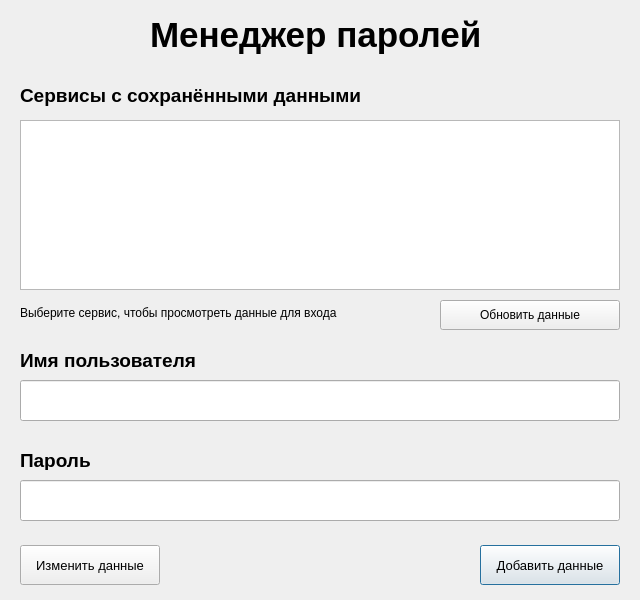
<?xml version="1.0" encoding="UTF-8"?>
<ui version="4.0">
 <class>MainWindow</class>
 <widget class="QDialog" name="MainWindow">
  <property name="geometry">
   <rect>
    <x>0</x>
    <y>0</y>
    <width>640</width>
    <height>600</height>
   </rect>
  </property>
  <property name="windowTitle">
   <string>Менеджер паролей</string>
  </property>
  <widget class="QLabel" name="password_label">
   <property name="geometry">
    <rect>
     <x>20</x>
     <y>450</y>
     <width>600</width>
     <height>20</height>
    </rect>
   </property>
   <property name="font">
    <font>
     <family>Segoe UI</family>
     <pointsize>14</pointsize>
     <weight>75</weight>
     <bold>true</bold>
    </font>
   </property>
   <property name="text">
    <string>Пароль</string>
   </property>
  </widget>
  <widget class="QLineEdit" name="username_line">
   <property name="geometry">
    <rect>
     <x>20</x>
     <y>380</y>
     <width>600</width>
     <height>41</height>
    </rect>
   </property>
   <property name="font">
    <font>
     <family>Segoe UI</family>
     <pointsize>12</pointsize>
    </font>
   </property>
  </widget>
  <widget class="QLabel" name="username_label">
   <property name="geometry">
    <rect>
     <x>20</x>
     <y>350</y>
     <width>600</width>
     <height>20</height>
    </rect>
   </property>
   <property name="font">
    <font>
     <family>Segoe UI</family>
     <pointsize>14</pointsize>
     <weight>75</weight>
     <bold>true</bold>
    </font>
   </property>
   <property name="text">
    <string>Имя пользователя</string>
   </property>
  </widget>
  <widget class="QLabel" name="services_guide">
   <property name="geometry">
    <rect>
     <x>20</x>
     <y>305</y>
     <width>600</width>
     <height>15</height>
    </rect>
   </property>
   <property name="font">
    <font>
     <family>Segoe UI</family>
     <pointsize>9</pointsize>
    </font>
   </property>
   <property name="text">
    <string>Выберите сервис, чтобы просмотреть данные для входа</string>
   </property>
  </widget>
  <widget class="QLabel" name="services_label">
   <property name="geometry">
    <rect>
     <x>20</x>
     <y>80</y>
     <width>600</width>
     <height>30</height>
    </rect>
   </property>
   <property name="font">
    <font>
     <family>Segoe UI</family>
     <pointsize>14</pointsize>
     <weight>75</weight>
     <bold>true</bold>
    </font>
   </property>
   <property name="text">
    <string>Сервисы с сохранёнными данными</string>
   </property>
  </widget>
  <widget class="QLabel" name="title_label">
   <property name="geometry">
    <rect>
     <x>150</x>
     <y>10</y>
     <width>350</width>
     <height>50</height>
    </rect>
   </property>
   <property name="font">
    <font>
     <family>Segoe UI</family>
     <pointsize>26</pointsize>
     <weight>75</weight>
     <bold>true</bold>
    </font>
   </property>
   <property name="layoutDirection">
    <enum>Qt::LeftToRight</enum>
   </property>
   <property name="text">
    <string>Менеджер паролей</string>
   </property>
  </widget>
  <widget class="QListWidget" name="services_widget">
   <property name="geometry">
    <rect>
     <x>20</x>
     <y>120</y>
     <width>600</width>
     <height>170</height>
    </rect>
   </property>
  </widget>
  <widget class="QLineEdit" name="password_line">
   <property name="geometry">
    <rect>
     <x>20</x>
     <y>480</y>
     <width>600</width>
     <height>41</height>
    </rect>
   </property>
   <property name="font">
    <font>
     <family>Segoe UI</family>
     <pointsize>12</pointsize>
    </font>
   </property>
  </widget>
  <widget class="QPushButton" name="add_data_button">
   <property name="geometry">
    <rect>
     <x>480</x>
     <y>545</y>
     <width>140</width>
     <height>40</height>
    </rect>
   </property>
   <property name="font">
    <font>
     <family>Segoe UI</family>
     <pointsize>10</pointsize>
    </font>
   </property>
   <property name="text">
    <string>Добавить данные</string>
   </property>
  </widget>
  <widget class="QPushButton" name="update_data_button">
   <property name="geometry">
    <rect>
     <x>440</x>
     <y>300</y>
     <width>180</width>
     <height>30</height>
    </rect>
   </property>
   <property name="font">
    <font>
     <family>Segoe UI</family>
     <pointsize>9</pointsize>
    </font>
   </property>
   <property name="text">
    <string>Обновить данные</string>
   </property>
  </widget>
  <widget class="QPushButton" name="edit_data_button">
   <property name="geometry">
    <rect>
     <x>20</x>
     <y>545</y>
     <width>140</width>
     <height>40</height>
    </rect>
   </property>
   <property name="font">
    <font>
     <family>Segoe UI</family>
     <pointsize>10</pointsize>
    </font>
   </property>
   <property name="text">
    <string>Изменить данные</string>
   </property>
  </widget>
 </widget>
 <resources/>
 <connections/>
</ui>
